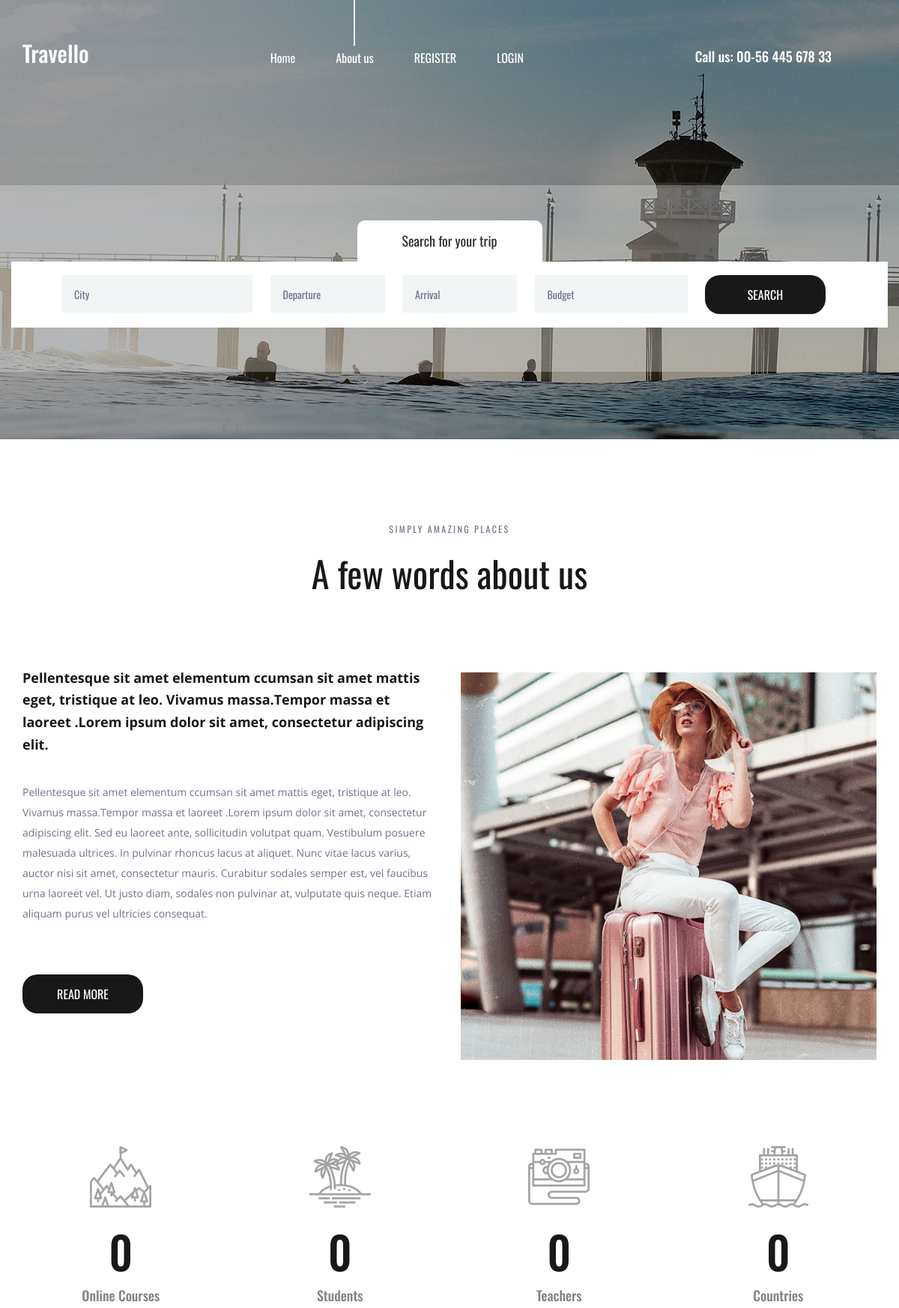
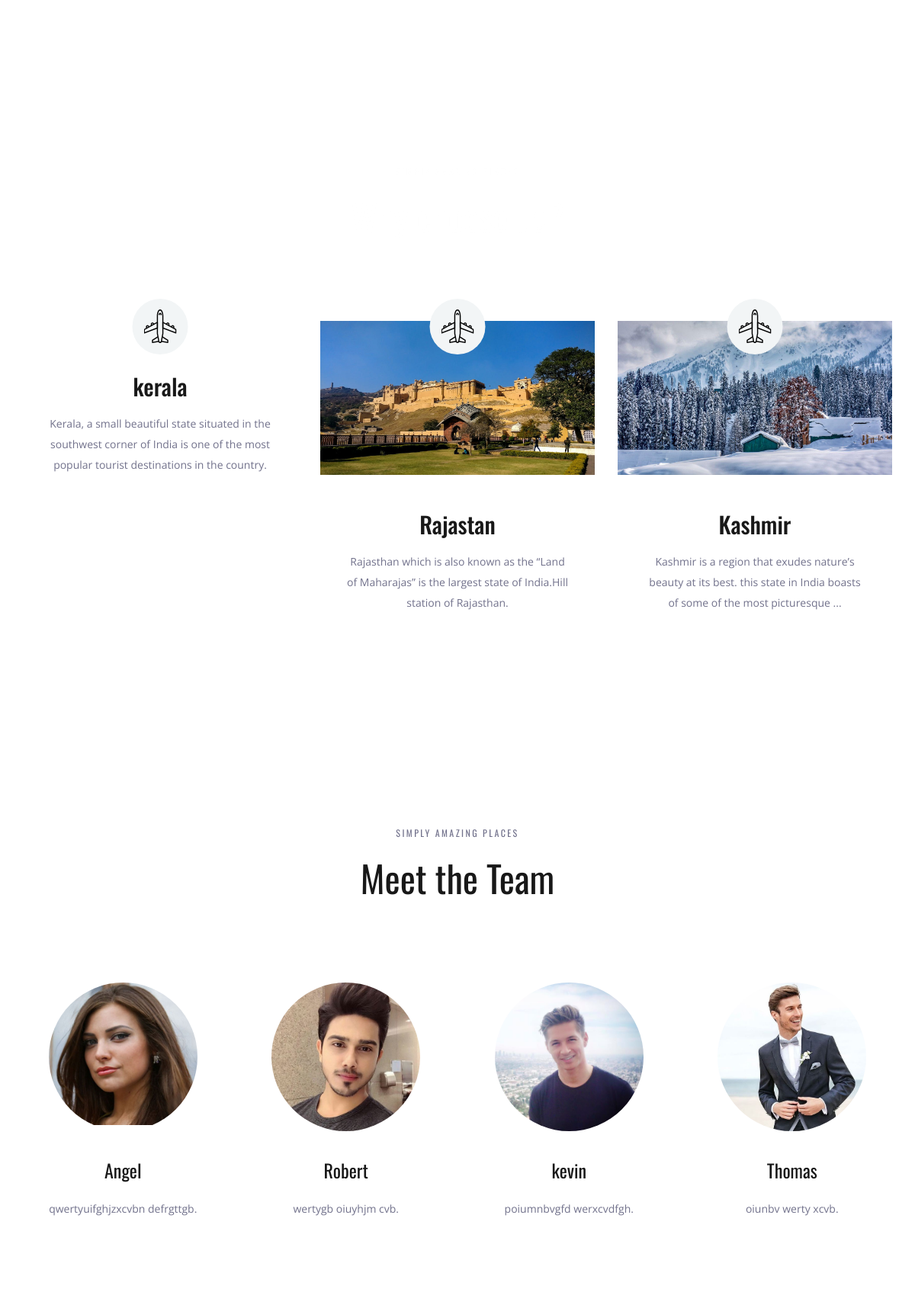
The page / (upper part) on the database its author committed (2 pictures, top to bottom).
### travelapp/models.py (models this page shows)
class place(models.Model):
    name=models.CharField(max_length=250)
    img=models.ImageField(upload_to='pics')
    desc=models.TextField()

class team(models.Model):
    name1=models.CharField(max_length=250)
    imgg=models.ImageField(upload_to='pic')
    des=models.TextField()

### travelapp/views.py (the view)
# urls.py: path('',views.demo,name='demo'),
def demo(request):
    obj=place.objects.all()
    obj1=team.objects.all()
    return render(request,'index.html',{'result':obj,'result1':obj1})

### templates/index.html (shortened to what this page needs)
{% load static %}
<!DOCTYPE html>
<html lang="en">
<head>
<link rel="stylesheet" type="text/css" href="{% static 'styles/bootstrap4/bootstrap.min.css' %}">
<link href="{% static 'plugins/font-awesome-4.7.0/css/font-awesome.min.css' %}" rel="stylesheet" type="text/css">
<link rel="stylesheet" type="text/css" href="{% static 'plugins/OwlCarousel2-2.2.1/owl.carousel.css' %}">
<link rel="stylesheet" type="text/css" href="{% static 'plugins/OwlCarousel2-2.2.1/owl.theme.default.css' %}">
<link rel="stylesheet" type="text/css" href="{% static 'plugins/OwlCarousel2-2.2.1/animate.css' %}">
<link rel="stylesheet" type="text/css" href="{% static 'styles/about.css' %}">
<link rel="stylesheet" type="text/css" href="{% static 'styles/about_responsive.css' %}">
</head>
<body>
<div class="super_container">
	<header class="header">
		<div class="container">
			<div class="row">
				<div class="col">
					<div class="header_content d-flex flex-row align-items-center justify-content-start">
						<div class="header_content_inner d-flex flex-row align-items-end justify-content-start">
							<div class="logo"><a href="index.html">Travello</a></div>
							<nav class="main_nav">
								<ul class="d-flex flex-row align-items-start justify-content-start">
									<li><a href="index.html">Home</a></li>
									<li class="active"><a href="about.html">About us</a></li>
									{% if user.is_authenticated %}
									<li>Hello{{user.username}} </li>
									<li><a href="credential/logout">LOGOUT</a></li>
                                    {% else %}
									<li><a href="credential/register">REGISTER</a></li>
									<li><a href="credential/login">LOGIN</a></li>
									{% endif %}
								</ul>
							</nav>
							<div class="header_phone ml-auto">Call us: 00-56 445 678 33</div>
						</div>
					</div>
				</div>
			</div>
		</div>
	</header>
	<div class="home">
		<div class="background_image" style="background-image:url({% static 'images/about.jpg' %})"></div>
	</div>
	<div class="home_search">
		<div class="container">
			<div class="row">
				<div class="col">
					<div class="home_search_container">
						<div class="home_search_title">Search for your trip</div>
						<div class="home_search_content">
							<form action="#" class="home_search_form" id="home_search_form">
								<div class="d-flex flex-lg-row flex-column align-items-start justify-content-lg-between justify-content-start">
									<input type="text" class="search_input search_input_1" placeholder="City" required="required">
									<input type="text" class="search_input search_input_2" placeholder="Departure" required="required">
									<input type="text" class="search_input search_input_3" placeholder="Arrival" required="required">
									<input type="text" class="search_input search_input_4" placeholder="Budget" required="required">
									<button class="home_search_button">search</button>
								</div>
							</form>
						</div>
					</div>
				</div>
			</div>
		</div>
	</div>
	<div class="about">
		<div class="container">
			<div class="row">
				<div class="col text-center">
					<div class="section_subtitle">simply amazing places</div>
					<div class="section_title"><h2>A few words about us</h2></div>
				</div>
			</div>
			<div class="row about_row">
				<div class="col-lg-6">
					<div class="about_content">
						<div class="text_highlight">Pellentesque sit amet elementum ccumsan sit amet mattis eget, tristique at leo. Vivamus massa.Tempor massa et laoreet .Lorem ipsum dolor sit amet, consectetur adipiscing elit.</div>
						<div class="about_text">
							<p>Pellentesque sit amet elementum ccumsan sit amet mattis eget, tristique at leo. Vivamus massa.Tempor massa et laoreet .Lorem ipsum dolor sit amet, consectetur adipiscing elit. Sed eu laoreet ante, sollicitudin volutpat quam. Vestibulum posuere malesuada ultrices. In pulvinar rhoncus lacus at aliquet. Nunc vitae lacus varius, auctor nisi sit amet, consectetur mauris. Curabitur sodales semper est, vel faucibus urna laoreet vel. Ut justo diam, sodales non pulvinar at, vulputate quis neque. Etiam aliquam purus vel ultricies consequat.</p>
						</div>
						<div class="button about_button"><a href="#">read more</a></div>
					</div>
				</div>
				<div class="col-lg-6">
					<div class="about_image"><img src="{% static 'images/about_1.jpg' %}" alt=""></div>
				</div>
			</div>
		</div>
	</div>
	<div class="milestones">
		<div class="container">
			<div class="row">
				<div class="col-lg-3 milestone_col">
					<div class="milestone text-center">
						<div class="milestone_icon"><img src="{% static 'images/mountain.svg' %}" alt=""></div>
						<div class="milestone_counter" data-end-value="17">0</div>
						<div class="milestone_text">Online Courses</div>
					</div>
				</div>
				<div class="col-lg-3 milestone_col">
					<div class="milestone text-center">
						<div class="milestone_icon"><img src="{% static 'images/island.svg' %}" alt=""></div>
						<div class="milestone_counter" data-end-value="213">0</div>
						<div class="milestone_text">Students</div>
					</div>
				</div>
				<div class="col-lg-3 milestone_col">
					<div class="milestone text-center">
						<div class="milestone_icon"><img src="{% static 'images/camera.svg' %}" alt=""></div>
						<div class="milestone_counter" data-end-value="11923">0</div>
						<div class="milestone_text">Teachers</div>
					</div>
				</div>
				<div class="col-lg-3 milestone_col">
					<div class="milestone text-center">
						<div class="milestone_icon"><img src="{% static 'images/boat.svg' %}" alt=""></div>
						<div class="milestone_counter" data-end-value="15">0</div>
						<div class="milestone_text">Countries</div>
					</div>
				</div>
			</div>
		</div>
	</div>
	<div class="why">
		<div class="parallax_background parallax-window" data-parallax="scroll" data-image-src="{% static 'images/why.jpg' %}" data-speed="0.8"></div>
		<div class="container">
			<div class="row">
				<div class="col text-center">
					<div class="section_subtitle">simply amazing places</div>
					<div class="section_title"><h2>Why choose us?</h2></div>
				</div>
			</div>
			<div class="row why_row">
				{% for i in result %}
				<div class="col-lg-4 why_col">
					<div class="why_item">
						<div class="why_image">
							<img src="{{i.img.url}}" alt="">
							<div class="why_icon d-flex flex-column align-items-center justify-content-center">
								<img src="{% static 'images/why_1.svg' %}" alt="">
							</div>
						</div>
						<div class="why_content text-center">
							<div class="why_title">{{i.name}}</div>
							<div class="why_text">
								<p>{{i.desc}}</p>
							</div>
						</div>
					</div>
				</div>
				{% endfor %}
			</div>
		</div>
	</div>
	<div class="team">
		<div class="container">
			<div class="row">
				<div class="col text-center">
					<div class="section_subtitle">simply amazing places</div>
					<div class="section_title"><h2>Meet the Team</h2></div>
				</div>
			</div>
			<div class="row team_row">
                {% for i in result1 %}
				<div class="col-xl-3 col-md-6 team_col">
					<div class="team_item d-flex flex-column align-items-center justify-content-start text-center">
						<div class="team_image"><img src="{{i.imgg.url}}" alt=""></div>
						<div class="team_content">
							<div class="team_title"><a href="#">{{i.name1}}</a></div>
							<div class="team_text">
								<p>{{i.des}}.</p>
							</div>
						</div>
					</div>
				</div>
				{% endfor %}
			</div>
		</div>
	</div>
</div>
</body>
</html>

### rows shown on the page
place: name "kerala", desc "Kerala, a small beautiful state situated in the southwest corner of India is one of the most popular tourist destinations in the country."
place: img (picture), name "Rajastan", desc "Rajasthan which is also known as the “Land of Maharajas” is the largest state of India.Hill station of Rajasthan."
place: img (picture), name "Kashmir", desc "Kashmir is a region that exudes nature’s beauty at its best. this state in India boasts of some of the most picturesque ..."
team: imgg (picture), name1 "Angel", des "qwertyuifghjzxcvbn defrgttgb"
team: imgg (picture), name1 "Robert", des "wertygb oiuyhjm cvb"
team: imgg (picture), name1 "kevin", des "poiumnbvgfd werxcvdfgh"
team: imgg (picture), name1 "Thomas", des "oiunbv werty xcvb"
